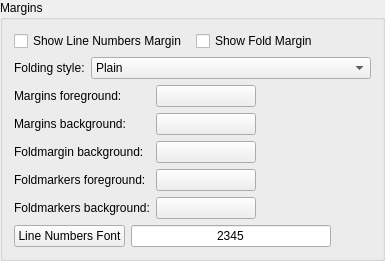
    <widget class="QGroupBox" name="groupBox">
     <property name="title">
      <string>Margins</string>
     </property>
     <layout class="QVBoxLayout" name="verticalLayout">
      <item>
       <layout class="QGridLayout" name="gridLayout_2">
        <item row="0" column="0">
         <widget class="QCheckBox" name="linenoCheckBox">
          <property name="toolTip">
           <string>Select whether line numbers margin should be shown.</string>
          </property>
          <property name="text">
           <string>Show Line Numbers Margin</string>
          </property>
         </widget>
        </item>
        <item row="0" column="1">
         <widget class="QCheckBox" name="foldingCheckBox">
          <property name="toolTip">
           <string>Select whether the fold margin should be shown.</string>
          </property>
          <property name="text">
           <string>Show Fold Margin</string>
          </property>
         </widget>
        </item>
       </layout>
      </item>
      <item>
       <layout class="QHBoxLayout">
        <item>
         <widget class="QLabel" name="TextLabel1_4_2_2">
          <property name="text">
           <string>Folding style:</string>
          </property>
         </widget>
        </item>
        <item>
         <widget class="QComboBox" name="foldingStyleComboBox">
          <property name="sizePolicy">
           <sizepolicy hsizetype="Expanding" vsizetype="Fixed">
            <horstretch>0</horstretch>
            <verstretch>0</verstretch>
           </sizepolicy>
          </property>
          <property name="toolTip">
           <string>Select the folding style to be used in the folding margin</string>
          </property>
          <property name="whatsThis">
           <string>&lt;b&gt;Folding style&lt;/b&gt;
&lt;p&gt;Select the desired folding style to be used in the folding margin.&lt;/p&gt;
&lt;p&gt;The available styles are:
&lt;ul&gt;
&lt;li&gt;Plain - simple plus and minus symbols&lt;/li&gt;
&lt;li&gt;Circled - circled plus and minus symbols&lt;/li&gt;
&lt;li&gt;Boxed - boxed plus and minus symbols&lt;/li&gt;
&lt;li&gt;Circled Tree - circled plus and minus symbols and flattened tree with rounded corners&lt;/li&gt;
&lt;li&gt;Boxed Tree - boxed plus and minus symbols and flattened tree with rectangled corners&lt;/li&gt;
&lt;/ul&gt;
&lt;/p&gt;</string>
          </property>
          <item>
           <property name="text">
            <string>Plain</string>
           </property>
          </item>
          <item>
           <property name="text">
            <string>Circled</string>
           </property>
          </item>
          <item>
           <property name="text">
            <string>Boxed</string>
           </property>
          </item>
          <item>
           <property name="text">
            <string>Circled Tree</string>
           </property>
          </item>
          <item>
           <property name="text">
            <string>Boxed Tree</string>
           </property>
          </item>
          <item>
           <property name="text">
            <string>Arrow</string>
           </property>
          </item>
          <item>
           <property name="text">
            <string>Arrow Tree</string>
           </property>
          </item>
         </widget>
        </item>
       </layout>
      </item>
      <item>
       <layout class="QGridLayout" name="gridLayout">
        <item row="3" column="0">
         <widget class="QLabel" name="label">
          <property name="text">
           <string>Foldmarkers foreground:</string>
          </property>
         </widget>
        </item>
        <item row="0" column="1">
         <widget class="QPushButton" name="marginsForegroundButton">
          <property name="minimumSize">
           <size>
            <width>100</width>
            <height>0</height>
           </size>
          </property>
          <property name="toolTip">
           <string>Select the foreground color for the margins</string>
          </property>
          <property name="text">
           <string/>
          </property>
         </widget>
        </item>
        <item row="2" column="0">
         <widget class="QLabel" name="TextLabel2_2_2_2_2_8">
          <property name="text">
           <string>Foldmargin background:</string>
          </property>
         </widget>
        </item>
        <item row="2" column="1">
         <widget class="QPushButton" name="foldmarginBackgroundButton">
          <property name="minimumSize">
           <size>
            <width>100</width>
            <height>0</height>
           </size>
          </property>
          <property name="toolTip">
           <string>Select the background color for the foldmargin</string>
          </property>
          <property name="text">
           <string/>
          </property>
         </widget>
        </item>
        <item row="1" column="0">
         <widget class="QLabel" name="TextLabel2_2_2_2_2_7">
          <property name="text">
           <string>Margins background:</string>
          </property>
         </widget>
        </item>
        <item row="3" column="1">
         <widget class="QPushButton" name="foldmarkersForegroundButton">
          <property name="minimumSize">
           <size>
            <width>100</width>
            <height>0</height>
           </size>
          </property>
          <property name="toolTip">
           <string>Select the foreground color of the foldmarkers</string>
          </property>
          <property name="text">
           <string/>
          </property>
         </widget>
        </item>
        <item row="0" column="0">
         <widget class="QLabel" name="TextLabel2_2_2_2_2_6">
          <property name="text">
           <string>Margins foreground:</string>
          </property>
         </widget>
        </item>
        <item row="1" column="1">
         <widget class="QPushButton" name="marginsBackgroundButton">
          <property name="minimumSize">
           <size>
            <width>100</width>
            <height>0</height>
           </size>
          </property>
          <property name="toolTip">
           <string>Select the background color for the margins</string>
          </property>
          <property name="text">
           <string/>
          </property>
         </widget>
        </item>
        <item row="4" column="0">
         <widget class="QLabel" name="label_2">
          <property name="text">
           <string>Foldmarkers background:</string>
          </property>
         </widget>
        </item>
        <item row="4" column="1">
         <widget class="QPushButton" name="foldmarkersBackgroundButton">
          <property name="minimumSize">
           <size>
            <width>100</width>
            <height>0</height>
           </size>
          </property>
          <property name="toolTip">
           <string>Select the background color of the foldmarkers</string>
          </property>
          <property name="text">
           <string/>
          </property>
         </widget>
        </item>
        <item row="0" column="2">
         <spacer name="horizontalSpacer_7">
          <property name="orientation">
           <enum>Qt::Horizontal</enum>
          </property>
          <property name="sizeHint" stdset="0">
           <size>
            <width>40</width>
            <height>20</height>
           </size>
          </property>
         </spacer>
        </item>
       </layout>
      </item>
      <item>
       <layout class="QHBoxLayout" name="horizontalLayout">
        <item>
         <widget class="QPushButton" name="linenumbersFontButton">
          <property name="toolTip">
           <string>Press to select the font for the editor line numbers</string>
          </property>
          <property name="text">
           <string>Line Numbers Font</string>
          </property>
         </widget>
        </item>
        <item>
         <widget class="QLineEdit" name="marginsFontSample">
          <property name="minimumSize">
           <size>
            <width>200</width>
            <height>0</height>
           </size>
          </property>
          <property name="focusPolicy">
           <enum>Qt::NoFocus</enum>
          </property>
          <property name="text">
           <string>2345</string>
          </property>
          <property name="alignment">
           <set>Qt::AlignHCenter</set>
          </property>
          <property name="readOnly">
           <bool>true</bool>
          </property>
         </widget>
        </item>
        <item>
         <spacer name="horizontalSpacer">
          <property name="orientation">
           <enum>Qt::Horizontal</enum>
          </property>
          <property name="sizeHint" stdset="0">
           <size>
            <width>40</width>
            <height>20</height>
           </size>
          </property>
         </spacer>
        </item>
       </layout>
      </item>
     </layout>
    </widget>
